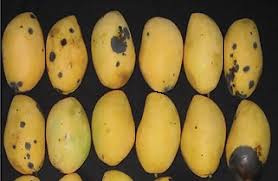
#> input picture Perceptron for Logistic Regression/ripe_mangos_.png, 278 x 181 px
$ jupyter execute feat_extraction_ripe_mangoes-2.ipynb   (older library calls are emulated)
#> lines starting #> are read from the running program, lines starting #| are printed output that depends on the picture; after the words box and inside, x2 and y2 are one past the last pixel; in counts of white or black regions, pixels touching at a corner belong together
#> further down, whole is the input picture: shape (181, 278, 3) float32; mean R, G, B 0.503, 0.413, 0.202
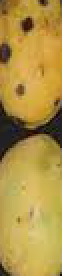
#> input picture Perceptron for Logistic Regression/ripe_mangos_patch2.png, 31 x 138 px (shown 2 times larger)
#> further down, patch is the input picture: shape (138, 31, 3) float32; mean R, G, B 0.693, 0.578, 0.271
# Feature Extraction for Ripe Mangoes - Set 2

[cell 1]
import numpy as np
import matplotlib.pyplot as plt
import pandas as pd
import cv2

## Non-parametric Segmentation code from previous activities

[cell 2]
def RGI(image):
    R = np.float_(image[:,:,0])
    G = np.float_(image[:,:,1])
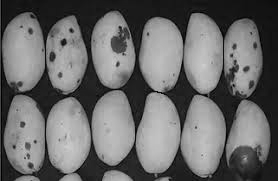
#> G: shape (181, 278) float64; min 0, max 0.808, mean 0.413
    B = np.float_(image[:,:,2])
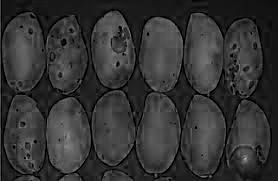
#> B: shape (181, 278) float64; min 0, max 0.702, mean 0.202

    I = np.float_(R+G+B)
    I[I==0] = 100000
#> I: shape (181, 278) float64; min 0.00392, max 100000, mean 36.9

    r = R/I
    g = G/I
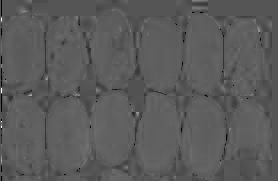
#> g: shape (181, 278) float64; min 0, max 1, mean 0.358
    b = B/I
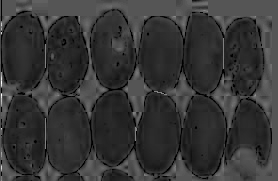
#> b: shape (181, 278) float64; min 0, max 1, mean 0.212

    return np.float_(r),np.float_(g),np.float_(b)

[cell 3]
def non_para(bins,p_r,p_g,im_r,im_g):
#> called with bins = 32
    r_int = np.round(p_r*(bins-1))
    g_int = np.round(p_g*(bins-1))

    R_int = np.round(im_r*(bins-1)+1)
    G_int = np.round(im_g*(bins-1)+1)

    return r_int,g_int,R_int,G_int

[cell 4]
def segmentation(whole,patch,Bin):
    im_r,im_g,im_b = RGI(whole)
    p_r,p_g,p_b = RGI(patch)

    bins = Bin
    r_int,g_int,R_int,G_int = non_para(bins,p_r,p_g,im_r,im_g)
    h = plt.hist2d(r_int.flatten()/bins,g_int.flatten()/bins,bins=bins,range=[[0,1],[0,1]],cmap='gray')[0]
    plt.close()

    new_img = np.zeros((whole.shape[0],whole.shape[1]))

    for i in range(whole.shape[0]-1):
        for j in range(whole.shape[1]-1):
            new_img[i][j] += h[np.int(R_int[i][j])-1,np.int(G_int[i][j])-1]
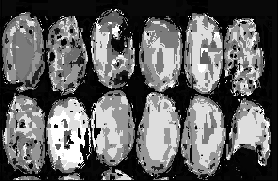
#> new_img: shape (181, 278) float64; min 0, max 946, mean 366.2; drawn with min black and max white
    new_img = np.round(255*new_img/np.amax(new_img)).astype('uint8')

    plt.figure(figsize=(8,6))
    plt.title('Before Cleaning',fontsize=18)
    plt.imshow(new_img,cmap='gray')
#     plt.savefig('butterflypeas_nonpara.png',dpi=300,bbox_inches='tight')
    plt.show()

    return new_img

## Clean segmented images using Morphological Operations: Opening

[cell 5]
def clean(new_img):
    cleaning = np.copy(new_img)
    kernel = cv2.getStructuringElement(cv2.MORPH_CROSS,(3,3))
    closing = cv2.morphologyEx(cleaning, cv2.MORPH_OPEN, kernel, iterations=1)
    closing[closing>61] = 255
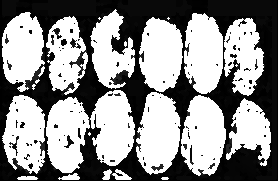
#> closing: shape (181, 278); min 0, max 255, mean 144.6
    closing[closing!=255] = 0
#> closing: shape (181, 278); 55.6% white; 105 black regions (91 under 20 px)
    plt.figure(figsize=(8,6))
    plt.title('After Cleaning',fontsize=18)
    plt.imshow(closing,cmap='gray')#,plt.xticks([]),plt.yticks([])
#     plt.savefig('butterflypeas_cleaning.png',dpi=300,bbox_inches='tight')

    return closing

[cell 6]
whole = plt.imread('ripe_mangos_.png')
patch = plt.imread('ripe_mangos_patch2.png')

new_image = segmentation(whole,patch,32)
closing = clean(new_image)

## Finding contours of mangoes using cleaned binary image

[cell 7]
contours, hierarchy = cv2.findContours(closing, cv2.RETR_TREE, cv2.CHAIN_APPROX_SIMPLE)
#> contours = 157 contours, 120 with area under 20; largest, box (x1, y1, x2, y2) and area: (181, 95, 226, 176) 2640, (136, 92, 181, 175) 2626, (139, 17, 183, 92) 2423, (2, 95, 45, 174) 2400, (184, 13, 223, 94) 2392

[cell 8]
cont_image = np.copy(whole)

im_with_contours = cv2.drawContours(cont_image, contours, -1, (1,0,0), 1)
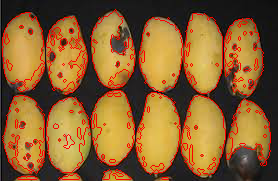
#> im_with_contours: shape (181, 278, 3) float32; mean R, G, B 0.538, 0.373, 0.184

plt.figure(figsize=(14,10))
plt.imshow(im_with_contours)
# plt.savefig('butterflypeas_contour.png',dpi=300,bbox_inches='tight')
plt.show()

## Fitting an eclipse to each contour and calculating eccentricity from ellipse

[cell 9]
eccent = []
cent = []
im_with_ellipse = np.copy(whole)

for c in contours:
    if len(c) < 35:
        continue

    moments = cv2.moments(c)
    cx = moments['m10']/moments['m00']
    cy = moments['m01']/moments['m00']

    ellipse = cv2.fitEllipse(c)
    center,axes,orientation = ellipse
    maj_axis = max(axes)
    min_axis = min(axes)
    eccentricity = np.sqrt(1-((min_axis/maj_axis)**2))

    eccent.append(eccentricity)
    cent.append(np.array([cx,cy],dtype=int))

    im_with_ellipse = cv2.ellipse(im_with_ellipse,ellipse,(0,0,1),2)
#> this loop made 157 passes
#> c on passes 9, 14, 17: [[255, 144], [256, 143], [257, 144], [256, 145]], [[238, 112], [239, 111], [240, 112], [239, 113]], [[246, 104], [247, 103], [248, 104], [247, 105]]
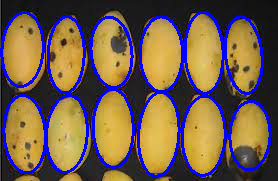
#> im_with_ellipse: shape (181, 278, 3) float32; 13.27% of pixels changed, all inside (x1, y1, x2, y2) = (0, 11, 272, 178)
#> after the loop, cent = [[250, 129], [66, 133], [203, 135], [24, 133], [158, 133], [113, 127], [243, 54], [160, 53], [65, 53], [203, 52], [21, 48], [109, 50]]; eccent = [0.81, 0.849, 0.841, 0.847, 0.878, 0.858, 0.881, 0.824, 0.881, 0.883, 0.831, 0.818]

[cell 10]
plt.figure(figsize=(14,12))
plt.imshow(im_with_ellipse)
# plt.savefig('butterflypeas_ellipse.png',dpi=300,bbox_inches='tight')
plt.show()

## Calculate NCC of Centroids

[cell 11]
r,g,b = RGI(whole)
centroid_r = []
centroid_g = []
centroid_b = []

[cell 12]
plt.figure(figsize=(12,10))
plt.imshow(im_with_ellipse)

for p in cent:
    plt.scatter(p[0],p[1],c='blue',s=70)
    centroid_r.append(r[p[1],p[0]])
    centroid_g.append(g[p[1],p[0]])
    centroid_b.append(b[p[1],p[0]])
#> this loop made 12 passes
#> after the loop, centroid_b = [0.162, 0.225, 0.185, 0.163, 0.16, 0.168, 0.17, 0.18, 0.162, 0.201, 0.2, 0.195]; centroid_g = [0.382, 0.362, 0.372, 0.371, 0.387, 0.374, 0.37, 0.368, 0.371, 0.369, 0.351, 0.366]; centroid_r = [0.456, 0.413, 0.443, 0.466, 0.453, 0.459, 0.46, 0.453, 0.467, 0.431, 0.449, 0.439]

# plt.savefig('ripemango_centroid_.png',dpi=300,bbox_inches='tight')
plt.show()
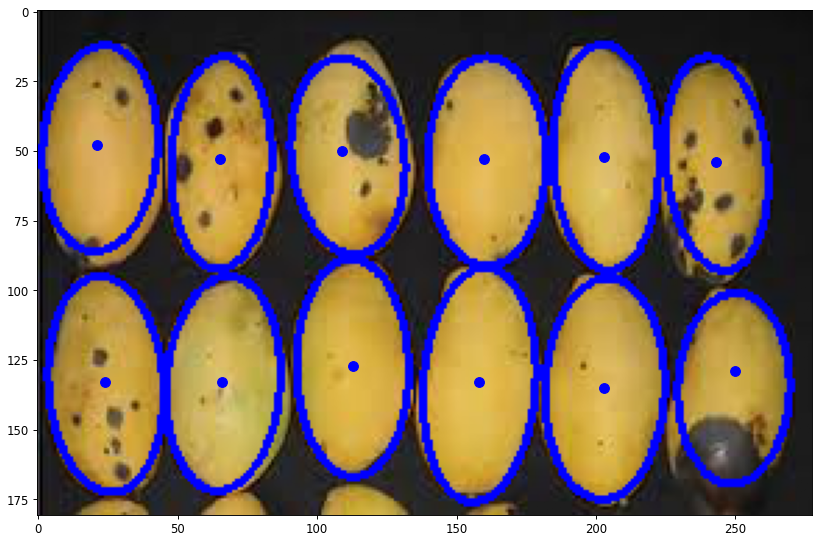
#> figure drawn by matplotlib, 1 panel
